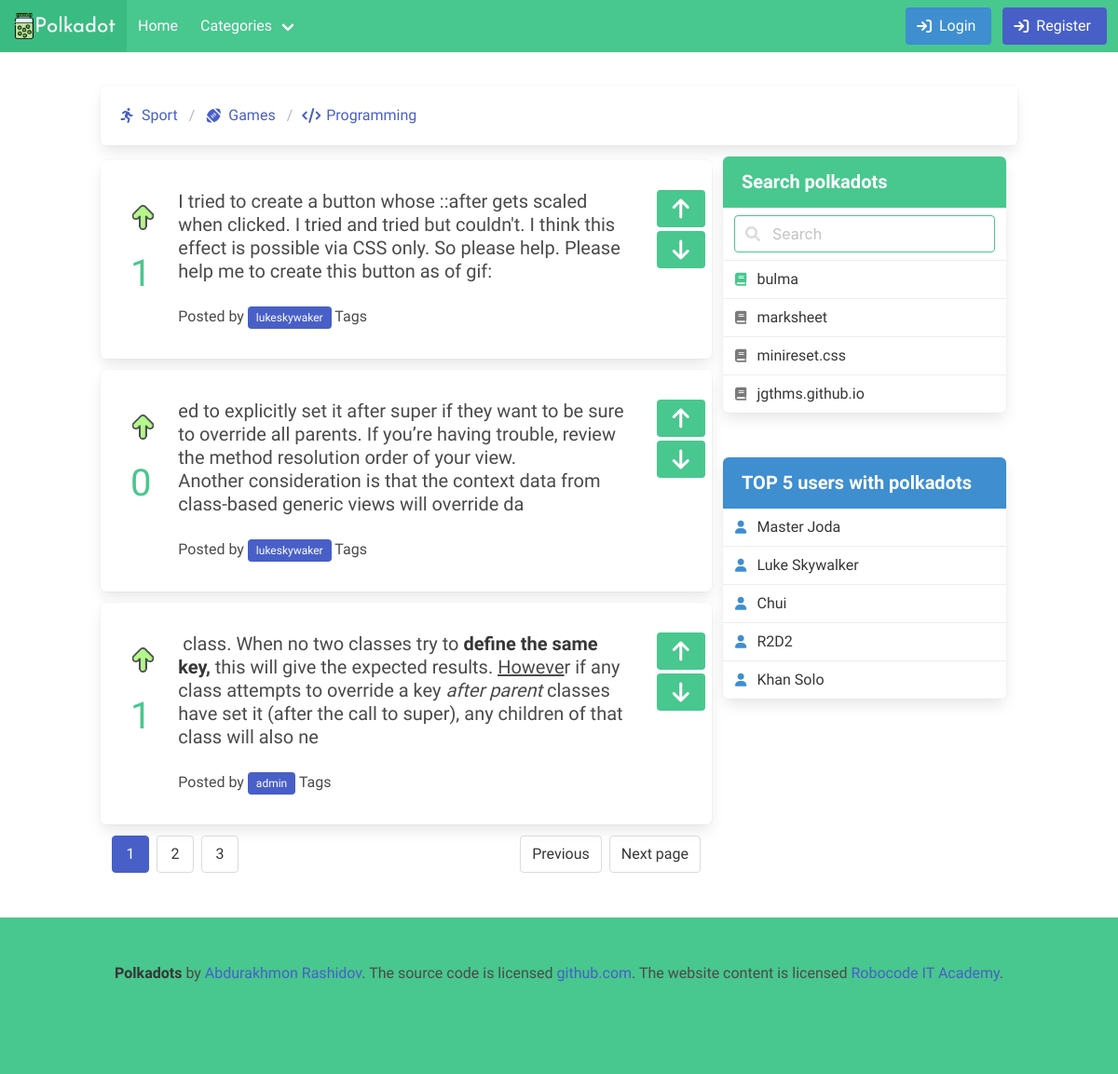
The app's page /category/games/, older data.
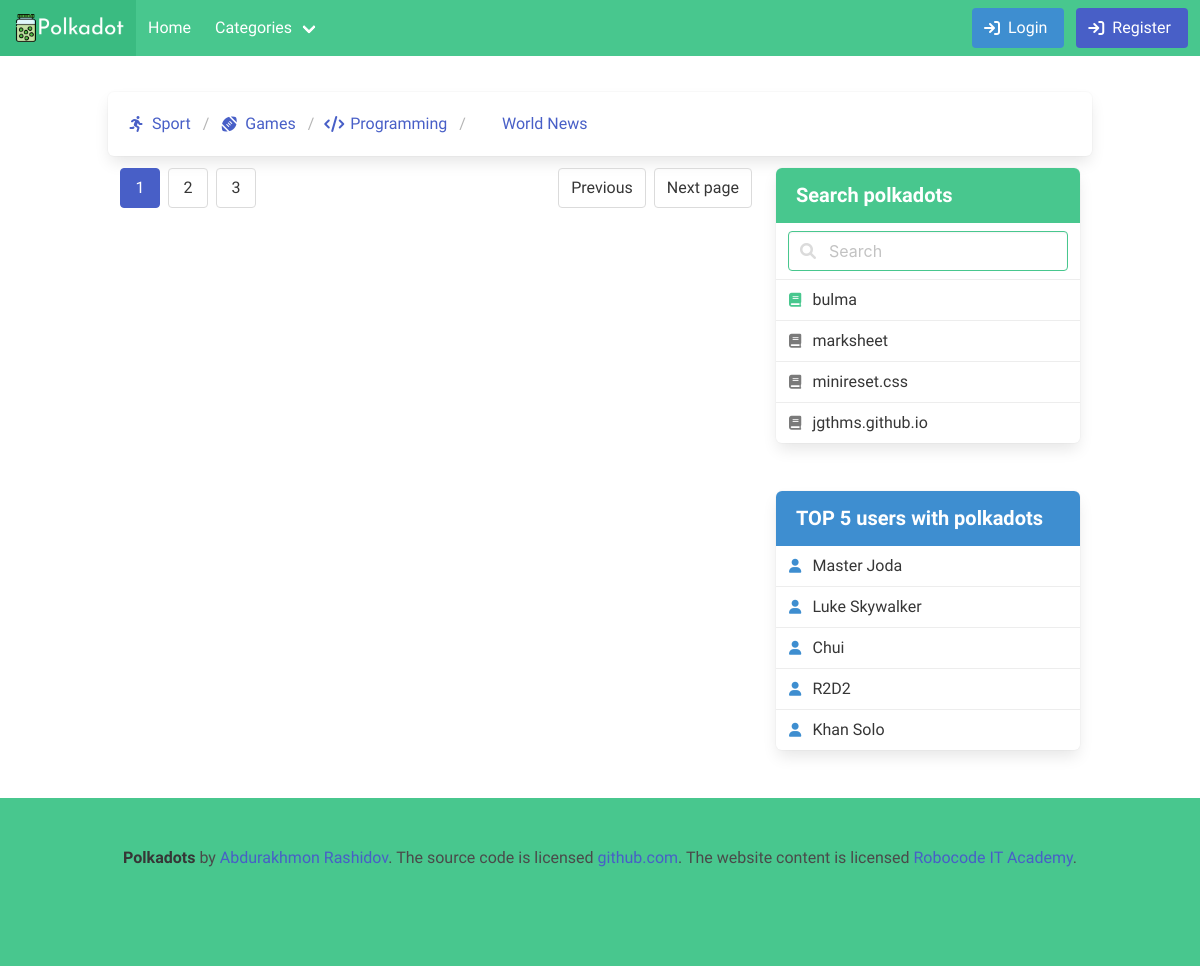
The same page, newer data.
### main/models.py (models this page shows, shortened)
class Category(models.Model):
	title = models.CharField('Category name *',max_length=50)
	icon = models.CharField(max_length=50, blank=True)
	slug = models.SlugField('*',max_length=25, unique=True)
	class Meta:
		verbose_name = 'Category'
		verbose_name_plural = 'Categories'
	def get_url(self):
		return reverse("main:category_list", kwargs={"category_slug":self.slug})

class Post(models.Model):
	title = models.CharField(max_length=250)
	body = RichTextField()
	author = models.ForeignKey(User, on_delete=models.CASCADE, null=True)
	image = models.ImageField(upload_to="images/")
	up = models.PositiveIntegerField(default=0)
	down = models.PositiveIntegerField(default=0)
	active = models.BooleanField(default=True)
	category = models.ForeignKey(Category, on_delete=models.PROTECT, null=True, related_name='categories')
	tag = models.ManyToManyField(Tag, related_name='tags')
	published = models.DateTimeField(auto_now_add=True)
	class Meta:
		ordering = ["-id"]

### main/views.py (the view)
# urls.py: path("category/<str:category_slug>/", views.category_list, name="category_list"),
def category_list(request, category_slug):
    category = Category.objects.get(slug=category_slug)
    object_list = Post.objects.filter(category=category)
    context = {
        "object_list":object_list
    }
    return render(request, "main/list.html",context)

### main/context_pro.py (called while the page is built)
def view_all(request):
    context = {
        "tags":Tag.objects.all(),
        "categories":Category.objects.all(),
        "like":Like.objects.all()
    }
    return context

### templates/main/list.html (shortened to what this page needs)
{% extends '../base.html' %} {% load static %} {% block content %}
<section class="section" id="polka">
    <div class="container">
        <div class="columns">
            <div class="column is-full box">
                <nav class="breadcrumb p-2" aria-label="breadcrumbs">
                    <ul>
                        {% for cat in categories %}
                        <li>
                            <a href="{{cat.get_url}}">
                                <span class="icon is-small">
                                <i class="{{cat.icon}}" aria-hidden="true"></i>
                              </span>
                                <span>{{cat.title}}</span>
                            </a>
                        </li>
                        {% endfor %}
                    </ul>
                </nav>
            </div>
        </div>
        <div class="columns">
            <div class="column is-8">
                {% for post in object_list %}
                <div class="columns box mt-1">
                    <div class="column is-1">
                        <img src="img/up.png" width="40" alt="">
                        <span class="has-text-success is-size-2">
                                {{post.up}}
                            </span>
                    </div>
                    <div class="column is-10">
                        <div class="subtitle">
                            {{post.body | safe}}
                        </div>
                        <p class="is-right">
                            Posted by <span class="tag is-link "><a href="#" class="has-text-white">{{post.author}}</a></span> Tags
                        </p>
                    </div>
                    <div class="column is-1">
                        <div class="button is-success">
                            <i class="fas fa-arrow-up  is-size-4"></i>
                        </div>
                        <div class="button mt-1 is-success">
                            <i class="fas fa-arrow-down  is-size-4"></i>
                        </div>
                    </div>
                </div>
                {% endfor %}
                <nav class="pagination" role="navigation" aria-label="pagination">
                    <a class="pagination-previous is-disabled" title="This is the first page">Previous</a>
                    <a class="pagination-next">Next page</a>
                    <ul class="pagination-list">
                        <li>
                            <a class="pagination-link is-current" aria-label="Page 1" aria-current="page">1</a>
                        </li>
                        <li>
                            <a class="pagination-link" aria-label="Goto page 2">2</a>
                        </li>
                        <li>
                            <a class="pagination-link" aria-label="Goto page 3">3</a>
                        </li>
                    </ul>
                </nav>
            </div>
            <div class="column is-4">
                <article class="panel is-success">
                    <p class="panel-heading">
                        Search polkadots
                    </p>
                    <div class="panel-block">
                        <p class="control has-icons-left">
                            <input class="input is-success" type="text" placeholder="Search">
                            <span class="icon is-left">
                            </span>
                        </p>
                    </div>
                    <a class="panel-block is-active">
                        <span class="panel-icon">
                            <i class="fas fa-book" aria-hidden="true"></i>
                          </span> bulma
                    </a>
                    <a class="panel-block">
                        <span class="panel-icon">
                            <i class="fas fa-book" aria-hidden="true"></i>
                          </span> marksheet
                    </a>
                    <a class="panel-block">
                        <span class="panel-icon">
                            <i class="fas fa-book" aria-hidden="true"></i>
                          </span> minireset.css
                    </a>
                    <a class="panel-block">
                        <span class="panel-icon">
                            <i class="fas fa-book" aria-hidden="true"></i>
                          </span> jgthms.github.io
                    </a>
                </article>
                <br>
                <article class="panel is-info">
                    <p class="panel-heading">
                        TOP 5 users with polkadots
                    </p>
                    <a class="panel-block is-active">
                        <span class="panel-icon">
                            <i class="fas fa-user" aria-hidden="true"></i>
                          </span> Master Joda
                    </a>
                    <a class="panel-block is-active">
                        <span class="panel-icon">
                            <i class="fas fa-user" aria-hidden="true"></i>
                          </span> Luke Skywalker
                    </a>
                    <a class="panel-block is-active">
                        <span class="panel-icon">
                            <i class="fas fa-user" aria-hidden="true"></i>
                          </span> Chui
                    </a>
                    <a class="panel-block is-active">
                        <span class="panel-icon">
                            <i class="fas fa-user" aria-hidden="true"></i>
                          </span> R2D2
                    </a>
                    <a class="panel-block is-active">
                        <span class="panel-icon">
                            <i class="fas fa-user" aria-hidden="true"></i>
                          </span> Khan Solo
                    </a>
                </article>
            </div>
        </div>
    </div>
</section>
{% endblock %}

### templates/base.html (shortened to what this page needs)
 {% load static %}
<!DOCTYPE html>
<html lang="en">
<head>
    <link rel="stylesheet" href="https://cdnjs.cloudflare.com/ajax/libs/bulma/0.9.3/css/bulma.min.css"
    />
    <link rel="stylesheet" href="/static/css/app.css">
    <link rel="stylesheet" href="https://cdnjs.cloudflare.com/ajax/libs/font-awesome/6.0.0-beta3/css/all.min.css"
    />
</head>
<body>
    <nav class="navbar is-success">
        <div class="navbar-brand">
            <a class="navbar-item" href="/">
                <img src="/static/img/logo.png" alt="Bulma: a modern CSS framework based on Flexbox" width="112" height="28">
            </a>
        </div>
        <div id="navbarExampleTransparentExample" class="navbar-menu">
            <div class="navbar-start">
                <a class="navbar-item" href="/">
              Home
            </a>
                <div class="navbar-item has-dropdown is-hoverable">
                    <a class="navbar-link" href="https://bulma.io/documentation/overview/start/">
                Categories
              </a>
                </div>
            </div>
            <div class="navbar-end">
                <div class="navbar-item">
                    <div class="field is-grouped">
                        {% if request.user.is_authenticated %}
                        <p class="control">
                            <a class="button is-info" href="{% url 'accounts:profile' %}">
                                <span class="icon">
                                  <i class="fas fa-user"></i>
                                </span>
                                <span>Profile</span>
                            </a>
                        </p>
                        <p class="control">
                            <a class="button is-danger" href="{% url 'accounts:logout' %}">
                                <span class="icon">
                                  <i class="fas fa-sign-out"></i>
                                </span>
                                <span>Logout</span>
                            </a>
                        </p>
                        {% else %}
                        <p class="control">
                            <a class="bd-tw-button button is-info" href="{% url 'accounts:login' %}">
                                <span class="icon">
                                <i class="fas fa-sign-in"></i>
                                </span>
                                <span>
                                    Login
                                </span>
                            </a>
                        </p>
                        <p class="control">
                            <a class="bd-tw-button button is-link" href="{% url 'accounts:register' %}">
                                <span class="icon">
                                <i class="fas fa-sign-in"></i>
                                </span>
                                <span>
                                    Register
                                </span>
                            </a>
                        </p>
                        {% endif %}
                    </div>
                </div>
            </div>
        </div>
    </nav>
    {% block content %} {% endblock %}
    <footer class="footer has-background-success">
        <div class="content has-text-centered">
            <p>
                <strong>Polkadots</strong> by <a href="https://jgthms.com">Abdurakhmon Rashidov</a>. The source code is licensed
                <a href="https://github.com/RoboCodeITAcademy/polkadot-twitter-analog">github.com</a>. The website content is licensed <a href="https://robocode.uz">Robocode IT Academy</a>.
            </p>
        </div>
    </footer>
</body>
</html>

### staticfiles/css/app.css (style rules this page uses)
body { font-family: 'Josefin Sans', sans-serif; font-weight: 400; }

Row changes from the older to the newer data that the page shows:
removed Post: up "1", body "I tried to create a button whose ::after gets scaled when clicked. I tried and tried but couldn't. I think this effect is possible via CSS only. So please help. Please help me to create this button as of gif:", author "lukeskywaker"
removed Post: up "0", body "ed to explicitly set it after super if they want to be sure to override all parents. If you’re having trouble, review the method resolution order of your view. Another consideration is that the context data from class-based generic views will override da", author "lukeskywaker"
removed Post: up "1", body "class. When no two classes try to define the same key, this will give the expected results. Howeve r if any class attempts to override a key after parent classes have set it (after the call to super), any children of that class will also ne", author "admin"
added Category: title "World News"
